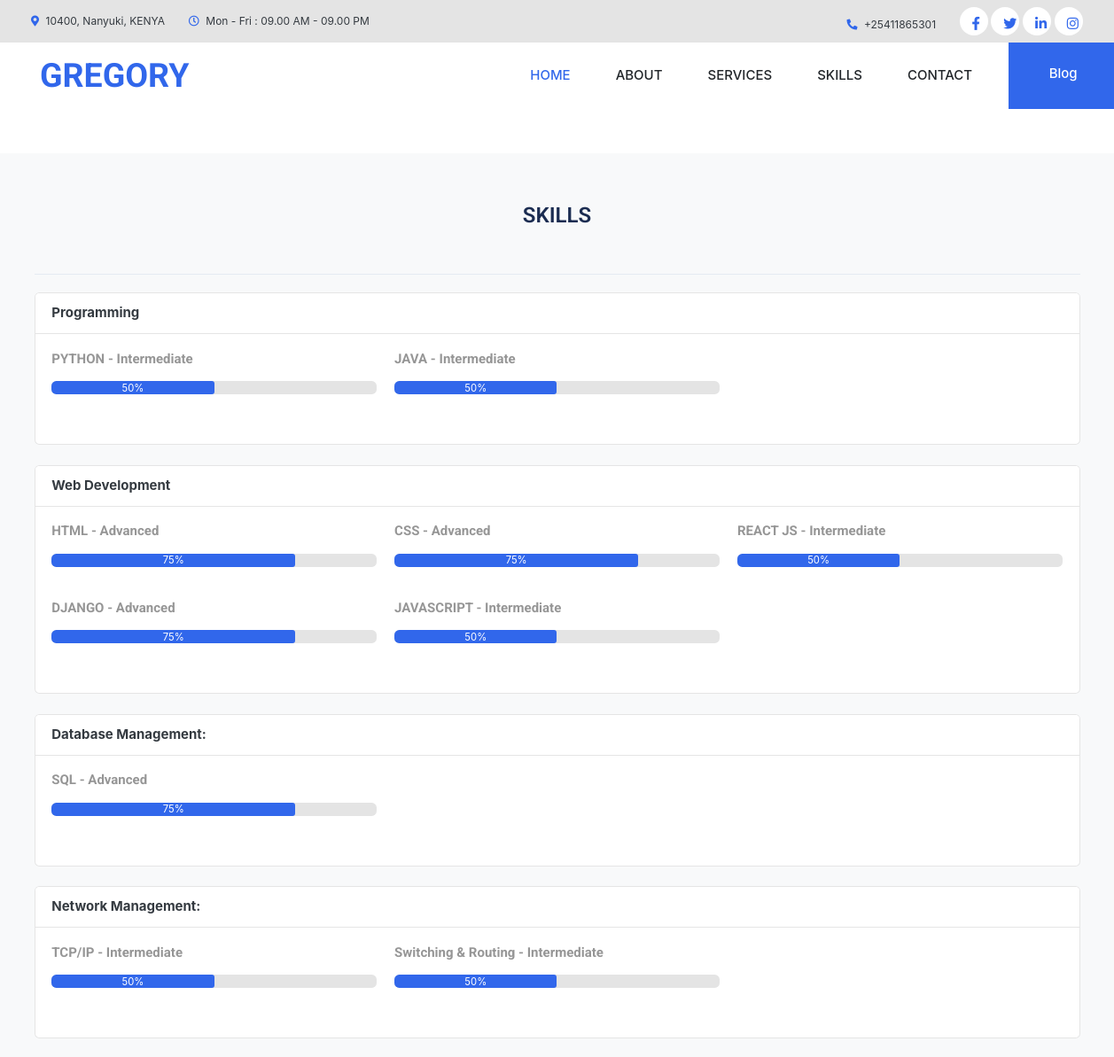
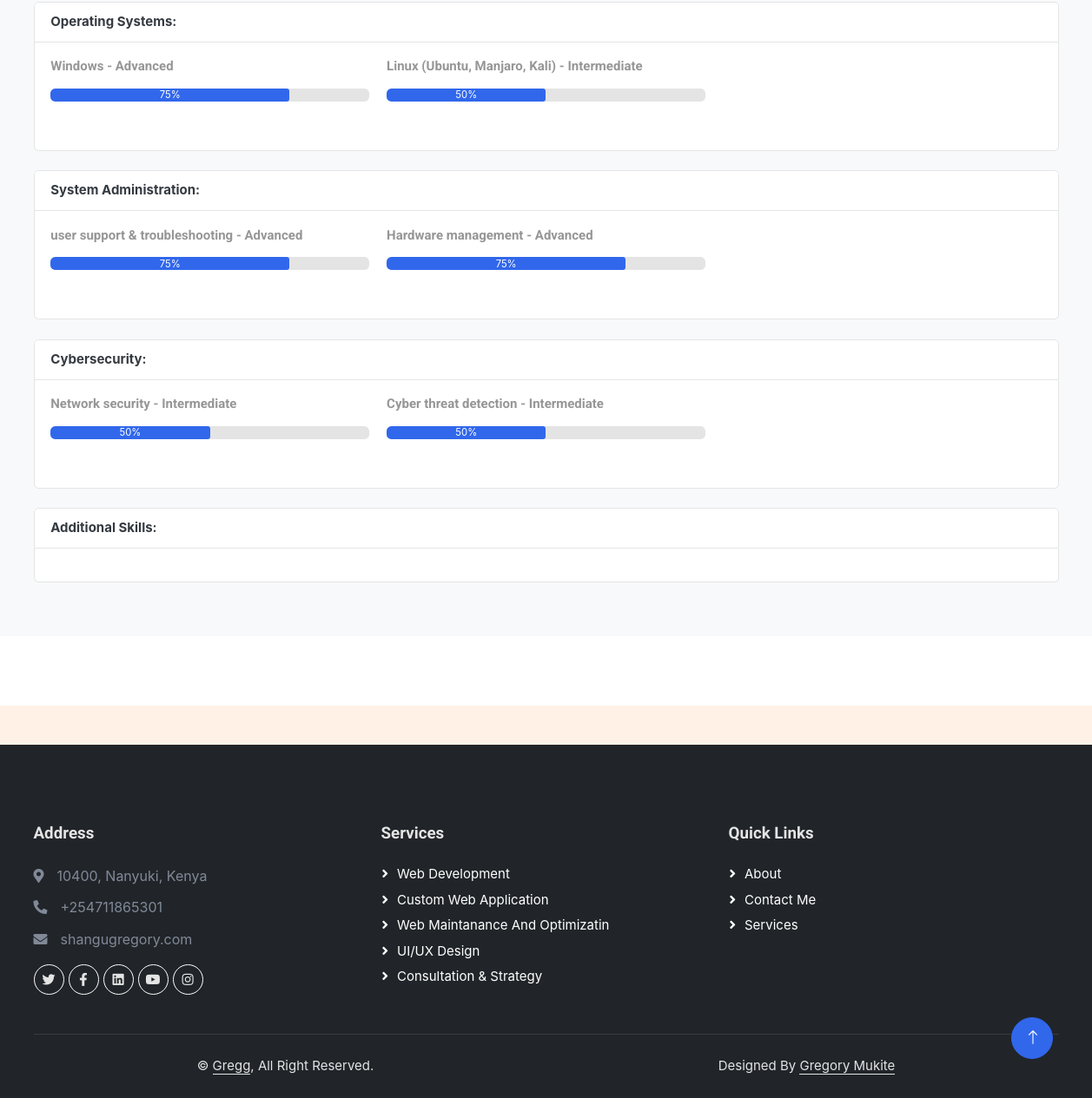
Page /about/skills/ on the committed database (2 pictures, top to bottom).
### about/models.py (models this page shows, shortened)
class Skill_Cartegory(models.Model):
    skill = models.CharField(max_length=100)

class Myskill(models.Model):
    PROFICIENCY_CHOICES = [
        ('Beginner', 'Beginner'),
        ('Intermediate', 'Intermediate'),
        ('Advanced', 'Advanced'),
    ]
    name = models.CharField(max_length=100)
    proficiency = models.CharField(max_length=12, choices=PROFICIENCY_CHOICES)
    category = models.ForeignKey(Skill_Cartegory, on_delete=models.CASCADE)

### about/views.py (the view)
# urls.py: path('skills/', Skill, name = 'skills'),
def Skill(request):
    skills = Skill_Cartegory.objects.prefetch_related('myskill_set').all()
    context = {
       'skills': skills,
    }
    return render(request, 'about/skills.html', context)

### portfolio/templates/about/skills.html
{% extends 'home/base.html' %}
{% load static %}
{% block content %}
<section class="mt-0 bg-white">
    <div class="skill-content">
        <section class="section-conten padding-y bg">
            <div class="container">
                <div class="section-heading text-center">
                    <h2>skills</h2>
                </div>
                <div class="row">
                    {% for skill_cartegory in skills %}
                    <main class="col-md-12">
                        <article class="card mb-4">
                            <header class="card-header">
                                <strong class="d-inline-block mr-3">{{ skill_cartegory.skill }}</strong>
                            </header>
                            <div class="card-body">
                                <div class="row">
                                    {% for skill in skill_cartegory.myskill_set.all %}
                                    <div class="col-md-4">
                                        <h6 class="text-muted">{{ skill.name }} - {{ skill.proficiency }}</h6>
                                        <div class="progress" style="height: 15px; width: 100%;">
                                            {% if skill.proficiency == 'Beginner' %}
                                            <div class="progress-bar" role="progressbar" style="width: 25%;"
                                                aria-valuenow="25" aria-valuemin="0" aria-valuemax="100">25%</div>
                                            {% elif skill.proficiency == 'Intermediate' %}
                                            <div class="progress-bar" role="progressbar" style="width: 50%;"
                                                aria-valuenow="50" aria-valuemin="0" aria-valuemax="100">50%</div>
                                            {% elif skill.proficiency == 'Advanced' %}
                                            <div class="progress-bar" role="progressbar" style="width: 75%;"
                                                aria-valuenow="75" aria-valuemin="0" aria-valuemax="100">75%</div>
                                            {% endif %}
                                        </div>
                                    </div>
                                    {% endfor %}
                                </div>
                            </div>
                        </article>
                    </main>
                    {% endfor %}
                </div>
            </div>
        </section>
    </div>
</section>
{% endblock content %}

### static/css/style.css (style rules this page uses)
:root { --primary: #0463FA; --light: #EFF5FF; --dark: #1B2C51; }
* { padding: 0; margin: 0; }
* { -webkit-box-sizing:border-box; -moz-box-sizing:border-box; -o-box-sizing:border-box; -ms-box-sizing:border-box; box-sizing:border-box; }
body { font-family: 'Poppins', sans-serif; font-size:16px; color: #676a81; background: #FFF1E6 !important; max-width:1920px; margin:0 auto; overflow-x:hidden; }
body { font-family: 'Poppins', sans-serif; font-size:16px; color:#818998; text-transform:initial; max-width:1920px; margin:0 auto; overflow-x:hidden; }
.skill-content { padding: 50px 0 80px; }
.section-heading h2 { font-size: 24px; font-weight: 600; text-transform: uppercase; padding-bottom: 50px; border-bottom: 1px solid #e5ebf2; }
.progress { border-radius:3px; overflow: visible; background: #e6ecf3; height:8px; margin-top: 15px; width: 85%; margin-bottom: 37px; }
.progress-bar { background: #b636ff; border-radius: 3px; -webkit-transition: width 1.5s ease-in-out; -ms-transition: width 1.5s ease-in-out; -moz-transition: width 1.5s ease-in-out; -o-transition: width 1.5s ease-in-out; transition: width 1.5s ease-in-out; }

### static/css/ui.css (style rules this page uses)
html { font-family: "Inter", sans-serif; font-size: 15px; }
.padding-y { padding-top: 40px; padding-bottom: 40px; }
article:after, .form-group:after { display: block; clear: both; content: ""; }
.bg { background-color: #f8f9fa; }
.bg-white { background-color: #fff; }
.section-heading { margin-bottom: 20px; margin-top: 15px; }

### rows in the picture
Skill_Cartegory: skill "Programming"
Myskill: name "PYTHON", proficiency "Intermediate", shows "50%"
Myskill: name "JAVA", proficiency "Intermediate", shows "50%"
Skill_Cartegory: skill "Web Development"
Myskill: name "HTML", proficiency "Advanced", shows "75%"
Myskill: name "CSS", proficiency "Advanced", shows "75%"
Myskill: name "REACT JS", proficiency "Intermediate", shows "50%"
Myskill: name "DJANGO", proficiency "Advanced", shows "75%"
Myskill: name "JAVASCRIPT", proficiency "Intermediate", shows "50%"
Skill_Cartegory: skill "Database Management:"
Myskill: name "SQL", proficiency "Advanced", shows "75%"
Skill_Cartegory: skill "Network Management:"
Myskill: name "TCP/IP", proficiency "Intermediate", shows "50%"
Myskill: name "Switching & Routing", proficiency "Intermediate", shows "50%"
Skill_Cartegory: skill "Operating Systems:"
Myskill: name "Windows", proficiency "Advanced", shows "75%"
Myskill: name "Linux (Ubuntu, Manjaro, Kali)", proficiency "Intermediate", shows "50%"
Skill_Cartegory: skill "System Administration:"
Myskill: name "user support & troubleshooting", proficiency "Advanced", shows "75%"
Myskill: name "Hardware management", proficiency "Advanced", shows "75%"
Skill_Cartegory: skill "Cybersecurity:"
Myskill: name "Network security", proficiency "Intermediate", shows "50%"
Myskill: name "Cyber threat detection", proficiency "Intermediate", shows "50%"
Skill_Cartegory: skill "Additional Skills:"
